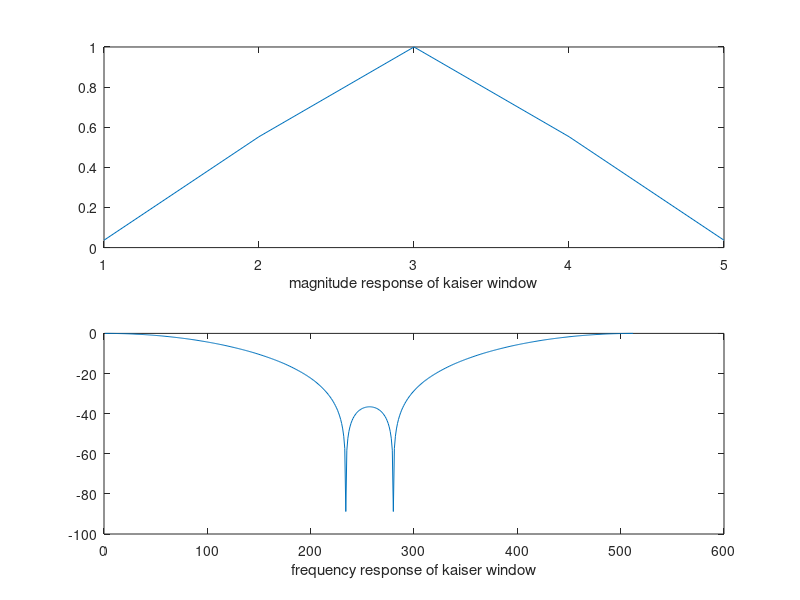

Here is the MATLAB script that generated this plot:
clc
clear all
N=input('enter the value of points for  the  kaiser window')
b=input ('enter the value of b') 
n=(N-1)/2;
I=1;
for j= 1:22
    I=I+(((b/2)^j/(factorial(j))))^2;
 
end
I; 
for i =-n:n
    
    c = b* sqrt(1-(2*i/(N-1))^2);
    
    Ic=1;
    for j= 1:22
         Ic=Ic+(((c/2)^j/(factorial(j))))^2;
    end
    Ic;
    
    k(i+n+1)=Ic/I;
end 
 
    k1 =fft (k,512); 
    k2 = 20*log10 (abs(k1/max(k1)));
    subplot(211)
    plot(k)
    xlabel('magnitude response of kaiser window')
    subplot(212)
    plot(k2)
    xlabel('frequency response of kaiser window')
